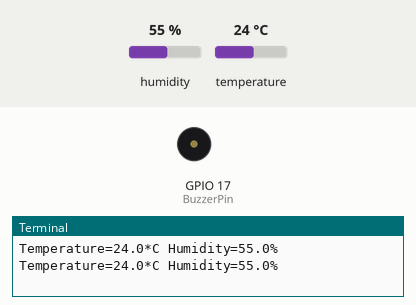
Simulated run of this program. Board: Raspberry Pi (BCM pin numbers). Parts: buzzer (waves = sounding, pin HIGH), the last lines printed to the terminal. Inputs (shaded band) come from the test bench; at power-on: temperature 24 °C, humidity 55 %.

Above: at 1.2 s.
1.3 s: temperature set to 27 °C
2.8 s: temperature set to 30 °C
At 4.3 s:
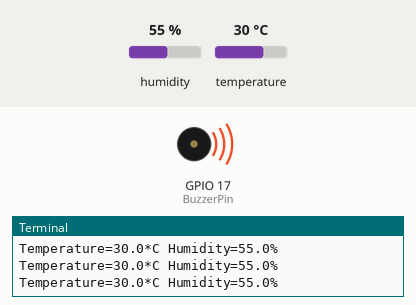
4.6 s: temperature set to 12 °C
At 5.9 s:
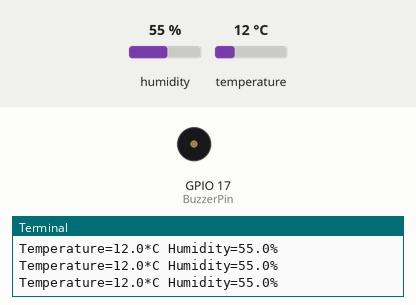
6.2 s: temperature set to 33 °C
At 7.7 s:
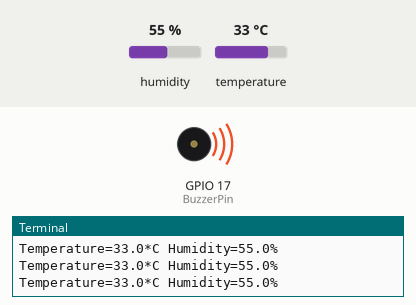
Timing chart, 0 to 8.8 s (numbered marks = the images above; inputs shaded):
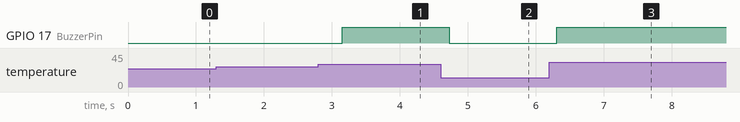

The program:

buzzer.py
```python
import Adafruit_DHT as AdaDHT
import RPi.GPIO as GPIO

DHTSensor = AdaDHT.DHT11
DHTPin = 18
BuzzerPin = 17

GPIO.setwarnings(False)
GPIO.setmode(GPIO.BCM)
GPIO.setup(BuzzerPin, GPIO.OUT, initial=GPIO.LOW)
#GPIO.setup(DHTPin,GPIO.IN)

while True:
	humidity, temperature = AdaDHT.read_retry(DHTSensor, DHTPin)
	if humidity is not None and temperature is not None:
		print("Temperature={0:0.1f}*C Humidity={1:0.1f}%".format(temperature,humidity))
		if(temperature>28):
			GPIO.output(BuzzerPin, GPIO.HIGH)
		else:
			GPIO.output(BuzzerPin, GPIO.LOW)
	else:
        	print("Failed to retrieve data from sensor")
```

Measured:
- the behaviour switches between 28 and 29 °C on temperature (found by bisection; images 0 and 1)
- after the input at 2.8 s, GPIO 17 (BuzzerPin): LOW → HIGH after 0.35 s
- after the input at 4.6 s, GPIO 17 (BuzzerPin): HIGH → LOW after 0.13 s
- after the input at 6.2 s, GPIO 17 (BuzzerPin): LOW → HIGH after 0.11 s
